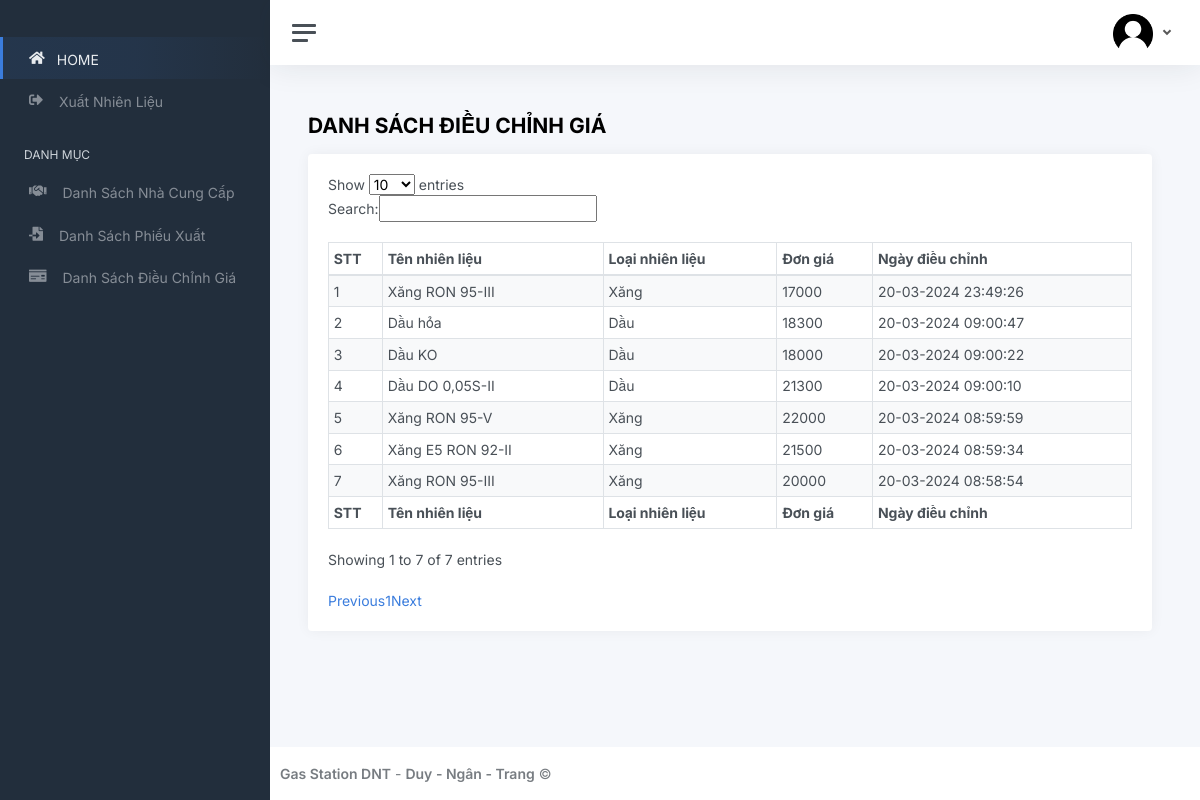
Page /static/danhsach_dieuchinhgia.php on the committed database.
### tables this page shows
CREATE TABLE `banggia` (
  `ID_NHIENLIEU` int NOT NULL,
  `NGAY_CN` datetime NOT NULL,
  `GIA` int NOT NULL
);

CREATE TABLE `nhienlieu` (
  `ID_NHIENLIEU` int NOT NULL,
  `TEN_NHIENLIEU` varchar(50) NOT NULL,
  `LOAI_NHIENLIEU` int DEFAULT NULL
);

### static/danhsach_dieuchinhgia.php (the view, shortened to what this page needs)
<!DOCTYPE html>
<html lang="en">
<head>
	<link href="css/app.css" rel="stylesheet">
	<link rel="stylesheet" href="https://cdnjs.cloudflare.com/ajax/libs/font-awesome/5.15.4/css/all.min.css" />
	<link rel="stylesheet" type="text/css" href="https://cdn.datatables.net/1.13.6/css/dataTables.jqueryui.min.css">
</head>
<?php
	include 'connect.php';
	$sql_capnhatbg = "SELECT NL.TEN_NHIENLIEU, NL.LOAI_NHIENLIEU, DATE_FORMAT(BG.NGAY_CN, '%d-%m-%Y %H:%i:%s') as NGAY_CN,BG.GIA FROM BANGGIA BG
	JOIN NHIENLIEU NL ON BG.ID_NHIENLIEU=NL.ID_NHIENLIEU  ORDER BY BG.NGAY_CN DESC";
	$result_capnhatbg=mysqli_query($conn, $sql_capnhatbg);
?>
<body>
	<div class="wrapper">
		<?php
			include "header.php";
		?>
		<div class="main">
		<?php
			include 'username.php';
			?>
			<main class="content">
				<div class="container-fluid p-0">
					<h1 class="h3 mb-3" style="font-weight: bold;">DANH SÁCH ĐIỀU CHỈNH GIÁ</h1>
					<div class="row">
						<div class="col-12">
							<div class="card">
								<div class="card-body">
									<div class="table-responsive ">
									<table id="dtBasicExample" class="table table-striped table-bordered table-sm" width="100%">
										<thead>
											<tr>
												<th class="th-sm">STT</th>
												<th class="th-sm">Tên nhiên liệu</th>
												<th class="th-sm">Loại nhiên liệu</th>
												<th class="th-sm">Đơn giá</th>
												<th class="th-sm">Ngày điều chỉnh</th>
											  </tr>
										</thead>
										<tbody>
										<?php
										if ($result_capnhatbg && mysqli_num_rows($result_capnhatbg) > 0) {
											$stt = 0;
											while ($row_cnbg = mysqli_fetch_assoc($result_capnhatbg)) {
												$stt++;
												$loai_nienlieu = ($row_cnbg['LOAI_NHIENLIEU'] == 1) ? 'Xăng' : 'Dầu';
												echo "<tr>
														<td>{$stt}</td>
														<td>{$row_cnbg['TEN_NHIENLIEU']}</td>
														<td>{$loai_nienlieu}</td>
														<td>{$row_cnbg['GIA']}</td>
														<td>{$row_cnbg['NGAY_CN']}</td>
													</tr>";
											}
										} else {
											echo "<tr><td colspan='7'>Không có dữ liệu</td></tr>";
										}
										?>
										<tfoot>
											<tr>
												<th class="th-sm">STT</th>
												<th class="th-sm">Tên nhiên liệu</th>
												<th class="th-sm">Loại nhiên liệu</th>
												<th class="th-sm">Đơn giá</th>
												<th class="th-sm">Ngày điều chỉnh</th>
											  </tr>
										</tfoot>
									  </table>
									</div>
								</div>
							</div>
						</div>
					</div>
			</main>
			<footer class="footer">
				<div class="container-fluid">
					<div class="row text-muted">
						<div class="col-6 text-start">
							<p class="mb-0">
								<a class="text-muted" href="#" target="_blank"><strong>Gas Station DNT</strong></a> - <a class="text-muted" href="#" target="_blank"><strong>Duy - Ngân - Trang</strong></a>								&copy;
							</p>
						</div>
					</div>
				</div>
			</footer>
		</div>
	</div>
</body>
</html>

### static/danhsach_dieuchinhgia.php (style rules this page uses)
table.dataTable thead .sorting:after, table.dataTable thead .sorting:before, table.dataTable thead .sorting_asc:after, table.dataTable thead .sorting_asc:before, table.dataTable thead .sorting_asc_disabled:after, table.dataTable thead .sorting_asc_disabled:before, table.dataTable thead .sorting_desc:after, table.dataTable thead .sorting_desc:before, table.dataTable thead .sorting_desc_disabled:after, table.dataTable thead .sorting_desc_disabled:before { bottom: .5em; }
div.dataTables_wrapper table.dataTable thead th { border-top: 1px solid #ddd; border-bottom: 2px solid #ddd; }

### rows in the picture
banggia: ID_NHIENLIEU.TEN_NHIENLIEU "Xăng RON 95-III", ID_NHIENLIEU.LOAI_NHIENLIEU "Xăng", GIA "17000", NGAY_CN "20-03-2024 23:49:26"
banggia: ID_NHIENLIEU.TEN_NHIENLIEU "Dầu hỏa", ID_NHIENLIEU.LOAI_NHIENLIEU "Dầu", GIA "18300", NGAY_CN "20-03-2024 09:00:47"
banggia: ID_NHIENLIEU.TEN_NHIENLIEU "Dầu KO", ID_NHIENLIEU.LOAI_NHIENLIEU "Dầu", GIA "18000", NGAY_CN "20-03-2024 09:00:22"
banggia: ID_NHIENLIEU.TEN_NHIENLIEU "Dầu DO 0,05S-II", ID_NHIENLIEU.LOAI_NHIENLIEU "Dầu", GIA "21300", NGAY_CN "20-03-2024 09:00:10"
banggia: ID_NHIENLIEU.TEN_NHIENLIEU "Xăng RON 95-V", ID_NHIENLIEU.LOAI_NHIENLIEU "Xăng", GIA "22000", NGAY_CN "20-03-2024 08:59:59"
banggia: ID_NHIENLIEU.TEN_NHIENLIEU "Xăng E5 RON 92-II", ID_NHIENLIEU.LOAI_NHIENLIEU "Xăng", GIA "21500", NGAY_CN "20-03-2024 08:59:34"
banggia: ID_NHIENLIEU.TEN_NHIENLIEU "Xăng RON 95-III", ID_NHIENLIEU.LOAI_NHIENLIEU "Xăng", GIA "20000", NGAY_CN "20-03-2024 08:58:54"
